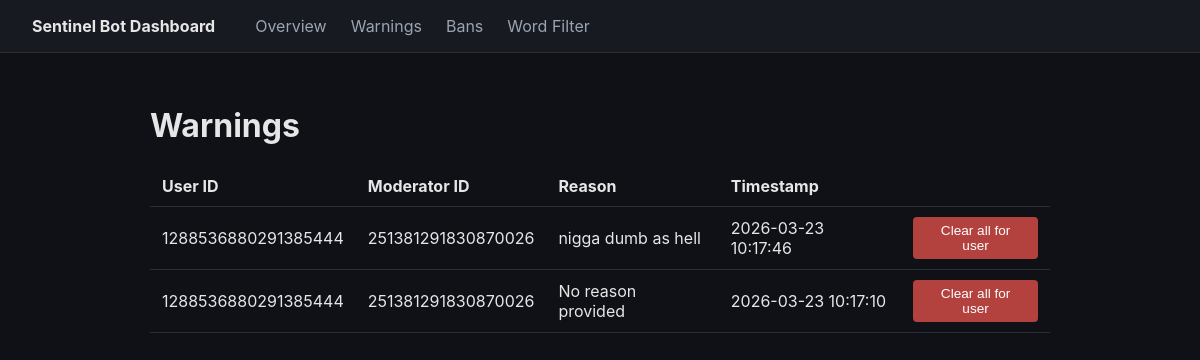
Page /warnings on the earlier database version.
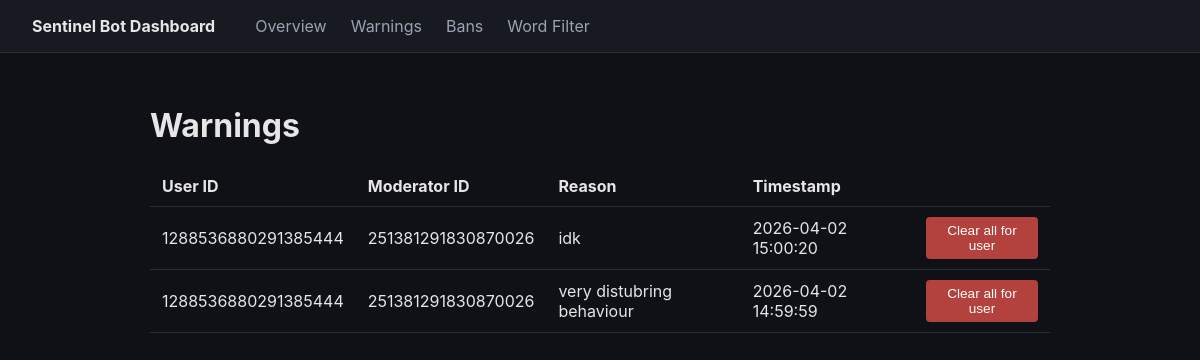
Same page on the later database version.
### tables this page shows
CREATE TABLE warnings (
            id INTEGER PRIMARY KEY AUTOINCREMENT,
            user_id INTEGER NOT NULL,
            moderator_id INTEGER NOT NULL,
            reason TEXT NOT NULL,
            timestamp DATETIME DEFAULT CURRENT_TIMESTAMP
        );

### dashboard.py (the view)
@app.route("/warnings")
def warnings_page():
    rows = get_all_warnings()
    return render_template("warnings.html", warnings=rows)

### database.py (called while the page is built)
def get_all_warnings():
    conn = sqlite3.connect(DB_PATH)
    cursor = conn.cursor()
    cursor.execute("""
        SELECT id, user_id, moderator_id, reason, timestamp
        FROM warnings
        ORDER BY timestamp DESC
    """)
    rows = cursor.fetchall()
    conn.close()
    return rows

### templates/warnings.html (shortened to what this page needs)
{% extends "base.html" %}
{% block content %}
    <h1>Warnings</h1>
    {% if warnings %}
    <table>
        <thead>
            <tr>
                <th>User ID</th>
                <th>Moderator ID</th>
                <th>Reason</th>
                <th>Timestamp</th>
                <th></th>
            </tr>
        </thead>
        <tbody>
            {% for id, user_id, moderator_id, reason, timestamp in warnings %}
            <tr>
                <td>{{ user_id }}</td>
                <td>{{ moderator_id }}</td>
                <td>{{ reason }}</td>
                <td>{{ timestamp }}</td>
                <td>
                    <form method="post"
                          action="{{ url_for('clear_user_warnings', user_id=user_id) }}"
                          onsubmit="return confirm('Clear ALL warnings for user {{ user_id }}?');">
                        <button type="submit">Clear all for user</button>
                    </form>
                </td>
            </tr>
            {% endfor %}
        </tbody>
    </table>
    {% else %}
        <p>No warnings recorded yet.</p>
    {% endif %}
{% endblock %}

Differences in the rows shown:
removed warnings: user "1288536880291385444", moderator "251381291830870026", reason "nigga dumb as hell", timestamp "2026-03-23 10:17:46"
removed warnings: user "1288536880291385444", moderator "251381291830870026", reason "No reason provided", timestamp "2026-03-23 10:17:10"
added warnings: user "1288536880291385444", moderator "251381291830870026", reason "idk", timestamp "2026-04-02 15:00:20"
added warnings: user "1288536880291385444", moderator "251381291830870026", reason "very distubring behaviour", timestamp "2026-04-02 14:59:59"
